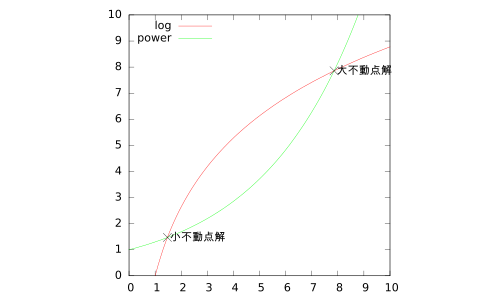

This chart was generated by the following gnuplot code:
set size square

set key left top

set yrange [0:10]
set xrange [0:10]

set xtics 1
set ytics 1

a=1.300003051757812500000000
xl=1.470997232173119147500000
xg=7.856928817901421426400000

set label 1 "小不動点解" point pt 2 at xl,xl left front
set label 2 "大不動点解" point pt 2 at xg,xg left front

plot log(x)/log(a) title "log", a**x title "power"
